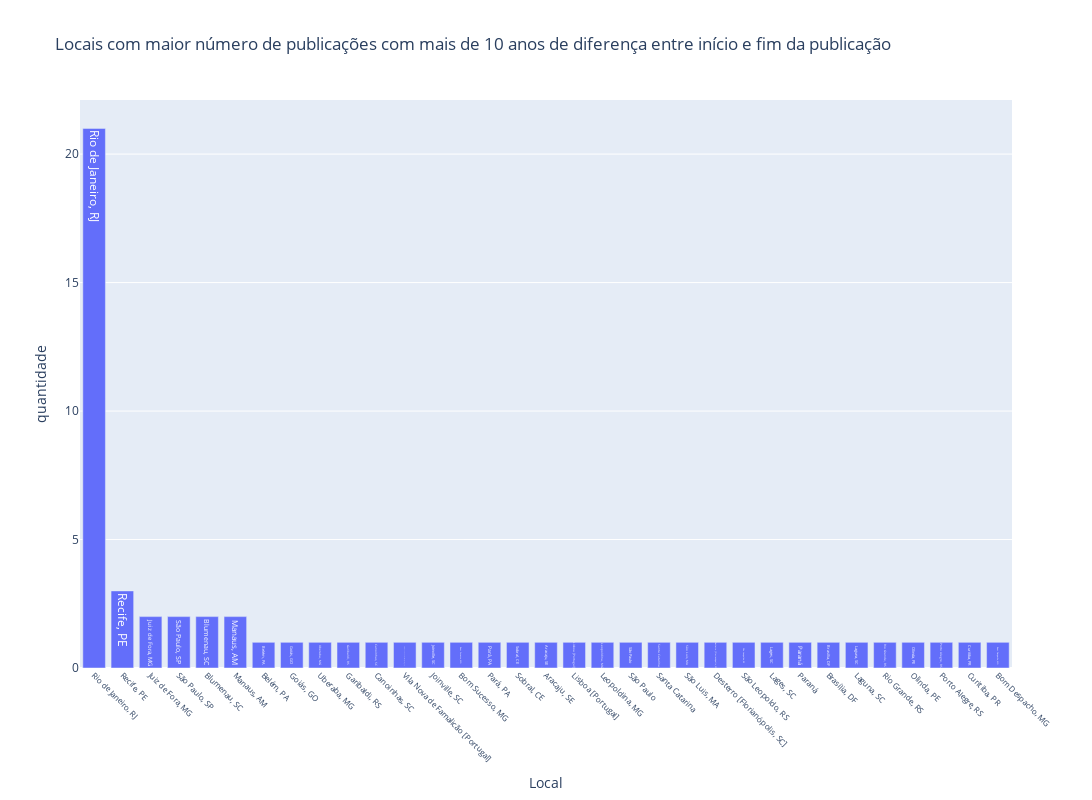

Here is the notebook cell this chart was saved with:
### Code cell
# criar gráfico com locais mais de 10 anos de diferença
df_diff_place = df_diff[df_diff['diff'] > 10]['place'].value_counts().rename_axis('Local').reset_index(name='quantidade')
# organizar por quantidade
df_diff_place = df_diff_place.sort_values(by='quantidade', ascending=False)
# criar gráfico
fig6 = px.bar(df_diff_place, x='Local', y='quantidade', title='Locais com maior número de publicações com mais de 10 anos de diferença entre início e fim da publicação', text='Local')
# formatar eixo x
fig6.update_xaxes(tickangle=45, tickfont=dict(size=8))
# aumentar tamanho do gráfico
fig6.update_layout(height=800, width=1200)
fig6.show()
# salvar gráfico
fig6.write_image('./charts/fig6.png')

### Figure 1 — Plotly figure (JSON) as saved in the notebook; plotly's stock layout.template omitted (floating-point values rounded to 4 significant figures)
{"data": [{"alignmentgroup": "True", "hovertemplate": "Local=%{text}<br>quantidade=%{y}<extra></extra>", "legendgroup": "", "marker": {"color": "#636efa", "pattern": {"shape": ""}}, "name": "", "offsetgroup": "", "orientation": "v", "showlegend": false, "text": ["Rio de Janeiro, RJ", "Recife, PE", "Juiz de Fora, MG", "São Paulo, SP", "Blumenau, SC", "Manaus, AM", "Belém, PA", "Goiás, GO", "Uberaba, MG", "Garibaldi, RS", "Canoinhas, SC", "Vila Nova de Famalicão [Portugal]", "Joinville, SC", "Bom Sucesso, MG", "Pará, PA", "Sobral, CE", "Aracaju, SE", "Lisboa [Portugal]", "Leopoldina, MG", "São Paulo", "Santa Catarina", "São Luis, MA", "Desterro [Florianópolis, SC]", "São Leopoldo, RS", "Lages, SC", "Paraná", "Brasília, DF", "Laguna, SC", "Rio Grande, RS", "Olinda, PE", "Porto Alegre, RS", "Curitiba, PR", "Bom Despacho, MG"], "textposition": "auto", "type": "bar", "x": ["Rio de Janeiro, RJ", "Recife, PE", "Juiz de Fora, MG", "São Paulo, SP", "Blumenau, SC", "Manaus, AM", "Belém, PA", "Goiás, GO", "Uberaba, MG", "Garibaldi, RS", "Canoinhas, SC", "Vila Nova de Famalicão [Portugal]", "Joinville, SC", "Bom Sucesso, MG", "Pará, PA", "Sobral, CE", "Aracaju, SE", "Lisboa [Portugal]", "Leopoldina, MG", "São Paulo", "Santa Catarina", "São Luis, MA", "Desterro [Florianópolis, SC]", "São Leopoldo, RS", "Lages, SC", "Paraná", "Brasília, DF", "Laguna, SC", "Rio Grande, RS", "Olinda, PE", "Porto Alegre, RS", "Curitiba, PR", "Bom Despacho, MG"], "xaxis": "x", "y": [21, 3, 2, 2, 2, 2, 1, 1, 1, 1, 1, 1, 1, 1, 1, 1, 1, 1, 1, 1, 1, 1, 1, 1, 1, 1, 1, 1, 1, 1, 1, 1, 1], "yaxis": "y"}], "layout": {"barmode": "relative", "height": 800, "legend": {"tracegroupgap": 0}, "title": {"text": "Locais com maior número de publicações com mais de 10 anos de diferença entre início e fim da publicação"}, "width": 1200, "xaxis": {"anchor": "y", "domain": [0, 1], "tickangle": 45, "tickfont": {"size": 8}, "title": {"text": "Local"}}, "yaxis": {"anchor": "x", "domain": [0, 1], "title": {"text": "quantidade"}}}}
